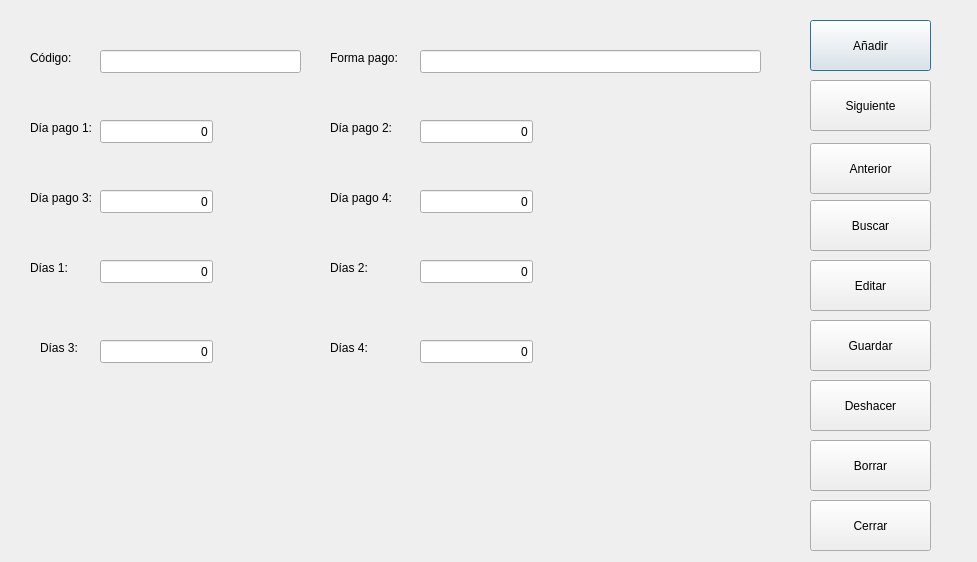
<?xml version="1.0" encoding="UTF-8"?>
<ui version="4.0">
 <class>FrmFormPago</class>
 <widget class="QDialog" name="FrmFormPago">
  <property name="geometry">
   <rect>
    <x>0</x>
    <y>0</y>
    <width>977</width>
    <height>562</height>
   </rect>
  </property>
  <property name="windowTitle">
   <string>Dialog</string>
  </property>
  <widget class="QLabel" name="label">
   <property name="geometry">
    <rect>
     <x>30</x>
     <y>50</y>
     <width>54</width>
     <height>15</height>
    </rect>
   </property>
   <property name="text">
    <string>Código:</string>
   </property>
  </widget>
  <widget class="QLabel" name="label_2">
   <property name="geometry">
    <rect>
     <x>330</x>
     <y>50</y>
     <width>71</width>
     <height>16</height>
    </rect>
   </property>
   <property name="text">
    <string>Forma pago:</string>
   </property>
  </widget>
  <widget class="QLineEdit" name="txtcCodigo">
   <property name="geometry">
    <rect>
     <x>100</x>
     <y>50</y>
     <width>201</width>
     <height>23</height>
    </rect>
   </property>
  </widget>
  <widget class="QLineEdit" name="txtcFormapago">
   <property name="geometry">
    <rect>
     <x>420</x>
     <y>50</y>
     <width>341</width>
     <height>23</height>
    </rect>
   </property>
  </widget>
  <widget class="QLabel" name="label_3">
   <property name="geometry">
    <rect>
     <x>30</x>
     <y>120</y>
     <width>71</width>
     <height>16</height>
    </rect>
   </property>
   <property name="text">
    <string>Día pago 1:</string>
   </property>
  </widget>
  <widget class="QLabel" name="label_4">
   <property name="geometry">
    <rect>
     <x>330</x>
     <y>120</y>
     <width>71</width>
     <height>16</height>
    </rect>
   </property>
   <property name="text">
    <string>Día pago 2:</string>
   </property>
  </widget>
  <widget class="QLabel" name="label_5">
   <property name="geometry">
    <rect>
     <x>30</x>
     <y>190</y>
     <width>71</width>
     <height>16</height>
    </rect>
   </property>
   <property name="text">
    <string>Día pago 3:</string>
   </property>
  </widget>
  <widget class="QLabel" name="label_6">
   <property name="geometry">
    <rect>
     <x>330</x>
     <y>190</y>
     <width>71</width>
     <height>16</height>
    </rect>
   </property>
   <property name="text">
    <string>Día pago 4:</string>
   </property>
  </widget>
  <widget class="QLineEdit" name="txtnDiaPago1">
   <property name="geometry">
    <rect>
     <x>100</x>
     <y>120</y>
     <width>113</width>
     <height>23</height>
    </rect>
   </property>
   <property name="text">
    <string>0</string>
   </property>
   <property name="alignment">
    <set>Qt::AlignRight|Qt::AlignTrailing|Qt::AlignVCenter</set>
   </property>
  </widget>
  <widget class="QLineEdit" name="txtnDiaPago2">
   <property name="geometry">
    <rect>
     <x>420</x>
     <y>120</y>
     <width>113</width>
     <height>23</height>
    </rect>
   </property>
   <property name="text">
    <string>0</string>
   </property>
   <property name="alignment">
    <set>Qt::AlignRight|Qt::AlignTrailing|Qt::AlignVCenter</set>
   </property>
  </widget>
  <widget class="QLineEdit" name="txtnDiaPago3">
   <property name="geometry">
    <rect>
     <x>100</x>
     <y>190</y>
     <width>113</width>
     <height>23</height>
    </rect>
   </property>
   <property name="text">
    <string>0</string>
   </property>
   <property name="alignment">
    <set>Qt::AlignRight|Qt::AlignTrailing|Qt::AlignVCenter</set>
   </property>
  </widget>
  <widget class="QLineEdit" name="txtnDiaPago4">
   <property name="geometry">
    <rect>
     <x>420</x>
     <y>190</y>
     <width>113</width>
     <height>23</height>
    </rect>
   </property>
   <property name="text">
    <string>0</string>
   </property>
   <property name="alignment">
    <set>Qt::AlignRight|Qt::AlignTrailing|Qt::AlignVCenter</set>
   </property>
  </widget>
  <widget class="QLineEdit" name="txtnDias1">
   <property name="geometry">
    <rect>
     <x>100</x>
     <y>260</y>
     <width>113</width>
     <height>23</height>
    </rect>
   </property>
   <property name="text">
    <string>0</string>
   </property>
   <property name="alignment">
    <set>Qt::AlignRight|Qt::AlignTrailing|Qt::AlignVCenter</set>
   </property>
  </widget>
  <widget class="QLineEdit" name="txtnDias2">
   <property name="geometry">
    <rect>
     <x>420</x>
     <y>260</y>
     <width>113</width>
     <height>23</height>
    </rect>
   </property>
   <property name="text">
    <string>0</string>
   </property>
   <property name="alignment">
    <set>Qt::AlignRight|Qt::AlignTrailing|Qt::AlignVCenter</set>
   </property>
  </widget>
  <widget class="QLineEdit" name="txtnDias3">
   <property name="geometry">
    <rect>
     <x>100</x>
     <y>340</y>
     <width>113</width>
     <height>23</height>
    </rect>
   </property>
   <property name="text">
    <string>0</string>
   </property>
   <property name="alignment">
    <set>Qt::AlignRight|Qt::AlignTrailing|Qt::AlignVCenter</set>
   </property>
  </widget>
  <widget class="QLineEdit" name="txtnDias4">
   <property name="geometry">
    <rect>
     <x>420</x>
     <y>340</y>
     <width>113</width>
     <height>23</height>
    </rect>
   </property>
   <property name="text">
    <string>0</string>
   </property>
   <property name="alignment">
    <set>Qt::AlignRight|Qt::AlignTrailing|Qt::AlignVCenter</set>
   </property>
  </widget>
  <widget class="QLabel" name="label_7">
   <property name="geometry">
    <rect>
     <x>30</x>
     <y>260</y>
     <width>54</width>
     <height>15</height>
    </rect>
   </property>
   <property name="text">
    <string>Días 1:</string>
   </property>
  </widget>
  <widget class="QLabel" name="label_8">
   <property name="geometry">
    <rect>
     <x>330</x>
     <y>260</y>
     <width>54</width>
     <height>15</height>
    </rect>
   </property>
   <property name="text">
    <string>Días 2:</string>
   </property>
  </widget>
  <widget class="QLabel" name="label_9">
   <property name="geometry">
    <rect>
     <x>40</x>
     <y>340</y>
     <width>54</width>
     <height>15</height>
    </rect>
   </property>
   <property name="text">
    <string>Días 3:</string>
   </property>
  </widget>
  <widget class="QLabel" name="label_10">
   <property name="geometry">
    <rect>
     <x>330</x>
     <y>340</y>
     <width>54</width>
     <height>15</height>
    </rect>
   </property>
   <property name="text">
    <string>Días 4:</string>
   </property>
  </widget>
  <widget class="QPushButton" name="pushButton">
   <property name="geometry">
    <rect>
     <x>810</x>
     <y>20</y>
     <width>121</width>
     <height>51</height>
    </rect>
   </property>
   <property name="text">
    <string>Añadir</string>
   </property>
   <property name="icon">
    <iconset resource="terra.qrc">
     <normaloff>:/Icons/PNG/add.png</normaloff>:/Icons/PNG/add.png</iconset>
   </property>
  </widget>
  <widget class="QPushButton" name="pushButton_2">
   <property name="geometry">
    <rect>
     <x>810</x>
     <y>80</y>
     <width>121</width>
     <height>51</height>
    </rect>
   </property>
   <property name="text">
    <string>Siguiente</string>
   </property>
   <property name="icon">
    <iconset resource="terra.qrc">
     <normaloff>:/Icons/PNG/right.png</normaloff>:/Icons/PNG/right.png</iconset>
   </property>
  </widget>
  <widget class="QPushButton" name="pushButton_3">
   <property name="geometry">
    <rect>
     <x>810</x>
     <y>143</y>
     <width>121</width>
     <height>51</height>
    </rect>
   </property>
   <property name="text">
    <string>Anterior</string>
   </property>
   <property name="icon">
    <iconset resource="terra.qrc">
     <normaloff>:/Icons/PNG/left.png</normaloff>:/Icons/PNG/left.png</iconset>
   </property>
  </widget>
  <widget class="QPushButton" name="pushButton_4">
   <property name="geometry">
    <rect>
     <x>810</x>
     <y>200</y>
     <width>121</width>
     <height>51</height>
    </rect>
   </property>
   <property name="text">
    <string>Buscar</string>
   </property>
   <property name="icon">
    <iconset resource="terra.qrc">
     <normaloff>:/Icons/PNG/search.png</normaloff>:/Icons/PNG/search.png</iconset>
   </property>
  </widget>
  <widget class="QPushButton" name="pushButton_5">
   <property name="geometry">
    <rect>
     <x>810</x>
     <y>260</y>
     <width>121</width>
     <height>51</height>
    </rect>
   </property>
   <property name="text">
    <string>Editar</string>
   </property>
   <property name="icon">
    <iconset resource="terra.qrc">
     <normaloff>:/Icons/PNG/configuration.png</normaloff>:/Icons/PNG/configuration.png</iconset>
   </property>
  </widget>
  <widget class="QPushButton" name="pushButton_6">
   <property name="geometry">
    <rect>
     <x>810</x>
     <y>320</y>
     <width>121</width>
     <height>51</height>
    </rect>
   </property>
   <property name="text">
    <string>Guardar</string>
   </property>
   <property name="icon">
    <iconset resource="terra.qrc">
     <normaloff>:/Icons/PNG/datebase.png</normaloff>:/Icons/PNG/datebase.png</iconset>
   </property>
  </widget>
  <widget class="QPushButton" name="pushButton_7">
   <property name="geometry">
    <rect>
     <x>810</x>
     <y>440</y>
     <width>121</width>
     <height>51</height>
    </rect>
   </property>
   <property name="text">
    <string>Borrar</string>
   </property>
   <property name="icon">
    <iconset resource="terra.qrc">
     <normaloff>:/Icons/PNG/error.png</normaloff>:/Icons/PNG/error.png</iconset>
   </property>
  </widget>
  <widget class="QPushButton" name="pushButton_8">
   <property name="geometry">
    <rect>
     <x>810</x>
     <y>500</y>
     <width>121</width>
     <height>51</height>
    </rect>
   </property>
   <property name="text">
    <string>Cerrar</string>
   </property>
   <property name="icon">
    <iconset resource="terra.qrc">
     <normaloff>:/Icons/PNG/alert.png</normaloff>:/Icons/PNG/alert.png</iconset>
   </property>
  </widget>
  <widget class="QPushButton" name="pushButton_9">
   <property name="geometry">
    <rect>
     <x>810</x>
     <y>380</y>
     <width>121</width>
     <height>51</height>
    </rect>
   </property>
   <property name="text">
    <string>Deshacer</string>
   </property>
   <property name="icon">
    <iconset resource="terra.qrc">
     <normaloff>:/Icons/PNG/refresh.png</normaloff>:/Icons/PNG/refresh.png</iconset>
   </property>
  </widget>
 </widget>
 <resources>
  <include location="terra.qrc"/>
 </resources>
 <connections/>
</ui>
